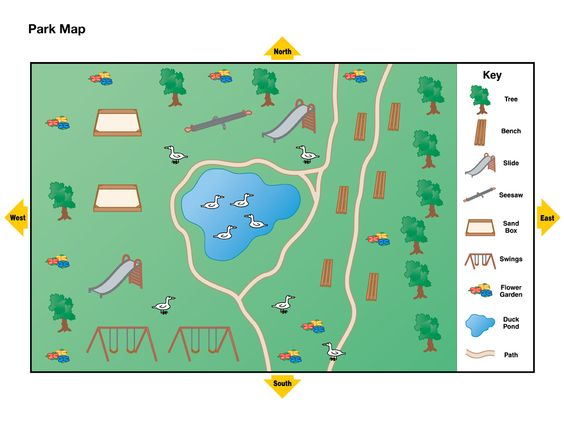
#> input picture Template Matching/sampleTestCase.jpg, 564 x 423 px
$ python demo2.py   (Python 2 division)   (older library calls are emulated)
#> lines starting #> are read from the running program, lines starting #| are printed output that depends on the picture; after the words box and inside, x2 and y2 are one past the last pixel; in counts of white or black regions, pixels touching at a corner belong together
import cv2
import numpy as np

img_rgb = cv2.imread('sampleTestCase.jpg')
#> img_rgb is the input picture: shape (423, 564, 3); mean B, G, R 187.4, 211.9, 176.5
img_gray = cv2.cvtColor(img_rgb, cv2.COLOR_BGR2GRAY)
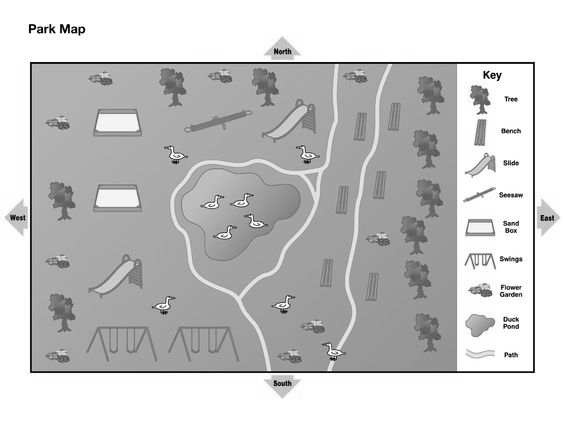
#> img_gray: shape (423, 564); min 0, max 255, mean 198.5
cv2.imwrite("input.png", img_gray)
img_input = cv2.imread("input.png")
#> img_input: shape (423, 564, 3); min 0, max 255, mean 198.5

template = cv2.imread('sampleTestCaseTest.jpg',0)
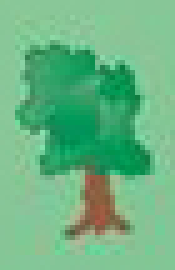
#> input picture Template Matching/sampleTestCaseTest.jpg, 35 x 54 px (shown 5 times larger)
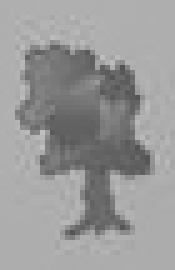
#> template: shape (54, 35) (shown 5 times larger); min 83, max 192, mean 153.2
w, h = template.shape[::-1]
#> w = 35; h = 54
w, h = (w/10), (h/10)
#> w = 3; h = 5

res = cv2.matchTemplate(img_gray,template,cv2.TM_CCOEFF_NORMED)
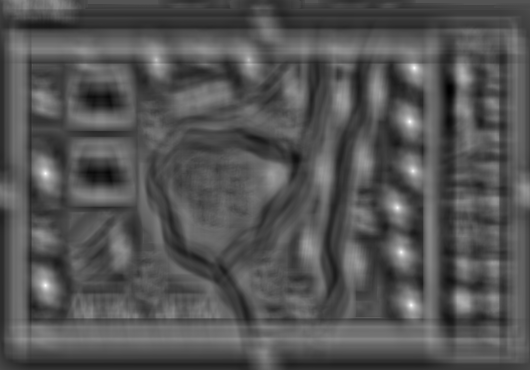
#> res: shape (370, 530) float32; min -0.489, max 1, mean 0.00318; drawn with min black and max white
threshold = 0.85
loc = np.where( res >= threshold)
#> loc = 42 positions, rows 67 to 306, columns 44 to 415

for pt in zip(*loc[::-1]):
    cv2.rectangle(img_input, pt, (pt[0] + w, pt[1] + h), (255,255,0), -1)
#> this loop made 42 passes
#> pt on passes 1 to 12: (413, 67), (414, 67), (415, 67), (413, 68), (414, 68), (415, 68), (409, 120), (408, 121), (409, 121), (410, 121), (409, 122), (410, 122)
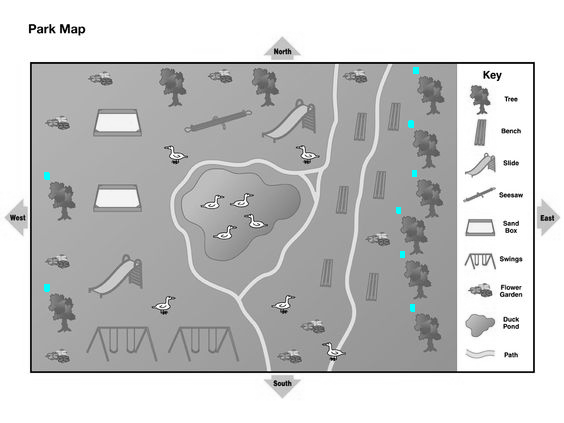
#> img_input: shape (423, 564, 3); mean B, G, R 198.6, 198.6, 198.3

lower = np.array([255,255,0])
upper = np.array([255, 255, 0])
shapeMask = cv2.inRange(img_input, lower, upper)
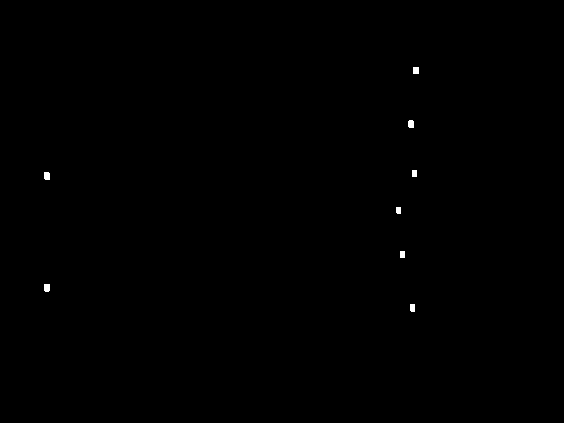
#> shapeMask: shape (423, 564); 0.13% white; 8 white regions


_, cnts, _ = cv2.findContours(shapeMask.copy(), cv2.RETR_EXTERNAL, cv2.CHAIN_APPROX_SIMPLE)
#> cnts = 8 contours; box (x1, y1, x2, y2) and area: (44, 284, 50, 292) 34, (44, 172, 50, 180) 34, (408, 120, 414, 128) 34, (413, 67, 419, 74) 30, (410, 304, 415, 312) 28, (400, 251, 405, 258) 24, (412, 170, 417, 177) 24, (396, 207, 401, 214) 24
print "I found %d similar shapes" % (len(cnts))
#| I found 8 similar shapes


cv2.imshow('Detected',img_input)

cv2.waitKey(0)
cv2.destroyAllWindows()
